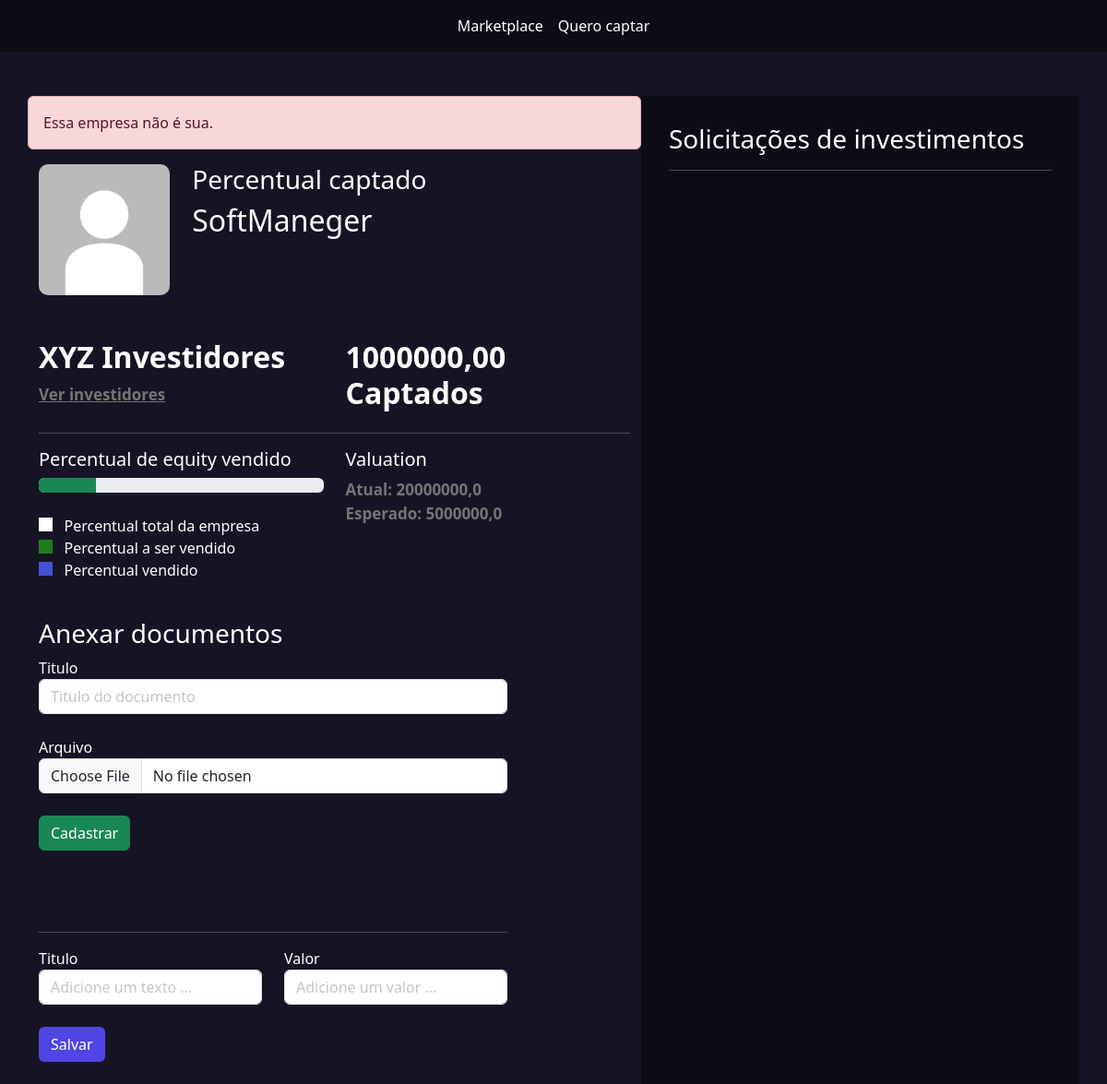
Screenshot of /empresarios/empresas/3/ with the database file from the repository.
### empresarios/models.py (models this page shows, shortened)
class Empresas(models.Model):
    tempo_existencia_choices = (
        ('-6', 'Menos de 6 meses'),
        ('+6', 'Mais de 6 meses'),
        ('+1', 'Mais de 1 ano'),
        ('+5', 'Mais de 5 anos')
    )
    estagio_choices = (
        ('I', 'Tenho apenas uma idea'),
        ('MVP', 'Possuo um MVP'),
        ('MVPP', 'Possuo um MVP com clientes pagantes'),
        ('E', 'Empresa pronta para escalar'),
    )
    area_choices = (
        ('ED', 'Ed-tech'),
        ('FT', 'Fintech'),
        ('AT', 'Agrotech'),
    )
    user = models.ForeignKey(User, on_delete=models.DO_NOTHING)
    nome = models.CharField(max_length=50)
    cnpj = models.CharField(max_length=30)
    site = models.URLField()
    tempo_existencia = models.CharField(max_length=2, choices=tempo_existencia_choices, default='-6')
    descricao = models.TextField()
    data_final_captacao = models.DateField()
    percentual_equity = models.IntegerField() # Percentual esperado
    estagio = models.CharField(max_length=4, choices=estagio_choices, default='I')
    area = models.CharField(max_length=3, choices=area_choices)
    publico_alvo = models.CharField(max_length=3)
    valor = models.DecimalField(max_digits=9, decimal_places=2) # Valor total a ser vendido
    pitch = models.FileField(upload_to='pitchs')
    logo = models.FileField(upload_to='logo')
    @property
    def valuation(self):
        return float(f'{(100 * self.valor)/self.percentual_equity:.2f}')

### empresarios/views.py (the view)
# urls.py: path('empresas/<int:id>/', views.empresa, name='empresa'),
def empresa(request, id):
    empresa = Empresas.objects.get(id=id)
    if empresa.user != request.user:
        messages.add_message(request, constants.ERROR, 'Essa empresa não é sua.')
        redirect(f'/empresarios/listar_empresas')
    if request.method == "GET":
        documentos = Documento.objects.filter(empresa=empresa)
        propostas_investimentos = PropostaInvestimento.objects.filter(empresa=empresa)
        percentual_vendido = 0
        total_captado = 0
        for pi in propostas_investimentos:
            if pi.status == 'PA':
                percentual_vendido += pi.percentual
                total_captado = total_captado + pi.valor
        total_captado = sum(propostas_investimentos.filter(status='PA').values_list('valor', flat=True))
        valuation_actual = (100 * float(total_captado)) / float(percentual_vendido) if percentual_vendido != 0 else 0
        propostas_investimentos_enviada = propostas_investimentos.filter(status='PE')
        return render(request, 'empresa.html', {'empresa':empresa, 'documentos':documentos, 'propostas_investimentos_enviada':propostas_investimentos_enviada, 'percentual_vendido': int(percentual_vendido), 'total_captado':total_captado, 'valuation_actual':valuation_actual})

### empresarios/templates/empresa.html (shortened to what this page needs)
{% extends "base.html" %}
{% load static %}
{% block 'head' %}
<link rel="stylesheet" href="{% static 'empresarios/css/listar_empresas.css' %}">
<link rel="stylesheet" href="{% static 'empresarios/css/empresa.css' %}">
<link rel="stylesheet" href="{% static 'usuarios/css/usuarios.css' %}">
{% endblock 'head' %}
{% block 'body' %}
    {% include "partials/barra_navegacao.html" %}
    <br><br>
    <div class="container">
        <div class="row">
            <div class="col-md-7">
                <div class="row">
                    {% if messages %}
                        {% for message in messages %}
                            <section class="alert {{message.tags}}">
                                {{message}}
                            </section>
                        {% endfor %}
                    {% endif %}
                    <div class="col-md-3">
                        <img src="{{empresa.logo.url}}" class="foto-empresa" alt="">
                    </div>
                    <div class="col-md">
                        <h3>Percentual captado</h3>
                        <h2>{{empresa.nome}}</h2>
                    </div>
                </div>
                <br><br>
                <div class="row">
                    <div class="col-md">
                        <h2 class="titulo2">XYZ Investidores</h2>
                        <a href="#" class="sub-fonte">Ver investidores</a>
                    </div>
                    <div class="col-md">
                        <h2 class="titulo2">{{total_captado}} Captados</h2>
                    </div>
                </div>
                <hr>
                <div class="row">
                    <div class="col-md">
                        <h5>Percentual de equity vendido</h5>
                        <div class="progress">
                            <div class="progress-bar bg-success"
                                 style="width: {{empresa.percentual_equity}}%"></div>
                        </div>
                        <br>
                        <label class="point-white"></label><span>&nbsp&nbsp Percentual total da empresa</span>
                        <br>
                        <label class="point-green"></label><span>&nbsp&nbsp Percentual a ser vendido</span>
                        <br>
                        <label class="point-blue"></label><span>&nbsp&nbsp Percentual vendido</span>
                    </div>
                    <div class="col-md">
                        <h5>Valuation</h5>
                        <span class="sub-fonte">Atual: {{valuation_actual}}</span>
                        <br>
                        <span class="sub-fonte">Esperado: {{empresa.valuation}}</span>
                    </div>
                    <div class="documentos">
                        <h3>Anexar documentos</h3>
                        <form action="{% url "add_doc" empresa.id %}" method="POST" enctype='multipart/form-data'>{% csrf_token %}
                            <label>Titulo</label>
                            <input type="text" name="titulo" class="form-control" placeholder="Titulo do documento">
                            <br>
                            <label>Arquivo</label>
                            <input type="file" name="arquivo" class="form-control">
                            <br>
                            <input type="submit" class="btn btn-success" value="Cadastrar">
                        </form>
                        <br><br>
                        <br>
                        <hr>
                        <div class="row">
                            <div class="col-md">
                                <form action="{% url "add_metrica" empresa.id %}" method="POST">{% csrf_token %}
                                <label>Titulo</label>
                                <input type="text" class="form-control" name="titulo" placeholder="Adicione um texto ...">
                            </div>
                            <div class="col-md">
                                <label>Valor</label>
                                <input type="text" class="form-control" name="valor" placeholder="Adicione um valor ...">
                            </div>
                        </div>
                        <br>
                        <input type="submit" value="Salvar" class="btn btn-indigo-normal">
                        <br><br>
                    </div>
                </div>
            </div>
            <div class="col-md-5 dark-color intereses-investimentos">
                <h3>Solicitações de investimentos</h3>
                <hr>
                <br>
            </div>
        </div>
    </div>
{% endblock 'body' %}

### templates/static/geral/css/base.css (style rules this page uses)
:root { --main-color: #161424; --dark-color: #0D0C16; --contrast-color: #4F46E5; }
body { color: white !important; background-color: var(--main-color) !important; }
.dark-color { background-color: var(--dark-color); color: white !important; }

### templates/static/empresarios/css/empresa.css (style rules this page uses)
.intereses-investimentos { min-height: 80vh; padding: 30px }
.foto-empresa { width: 100%; border-radius: 10px; }
.sub-fonte { color:rgb(117, 117, 117); font-size: 17px; font-weight: bold; }
.titulo2 { font-weight: bold; }
.point-white { width: 15px; height: 15px; background-color: white; }
.point-green { width: 15px; height: 15px; background-color: #1d7e1d; }
.point-blue { width: 15px; height: 15px; background-color: #4351d4; }
.documentos { width: 80%; margin-top: 40px; }

### templates/static/usuarios/css/usuarios.css (style rules this page uses)
.btn-indigo-normal { background-color: var(--contrast-color); color: white; }

### rows the page displays
Empresas: logo (picture), nome "SoftManeger", valuation "5000000,0"

### other values shown
{{ message }} "Essa empresa não é sua."
{{ total_captado }} "1000000,00"
{{ valuation_actual }} "20000000,0"
